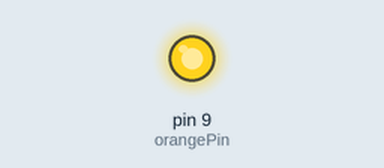
Recording of a program running on a simulated Arduino Mega 2560, built with avr-gcc and run on an emulated ATmega2560. Shown: output pins drawn as LEDs (lit = HIGH).

Above: at 0.1 s.
Timing chart, 0 to 1.6 s (numbered marks = the images above):
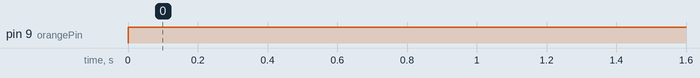

Measured:
- by itself, pin 9 (orangePin): LOW → HIGH at 0.00 s

The program:

main.cpp
```cpp
#include <Arduino.h>

// put function declarations here:
int orangePin=9;
int bright=255;
void setup() {
  // put your setup code here, to run once:
  pinMode (orangePin, OUTPUT);
}

void loop() {
  // put your main code here, to run repeatedly:
  analogWrite(orangePin, bright);
  //STUB:
  //Dim LED
  //Delayfor 5 seconds
  //Make LED immediate for 5 seconds
  //Delayfor 5 seconds
  //Brighten LED for 5 seconds
  //Delayfor 5 seconds
}

// put function definitions here:
```
